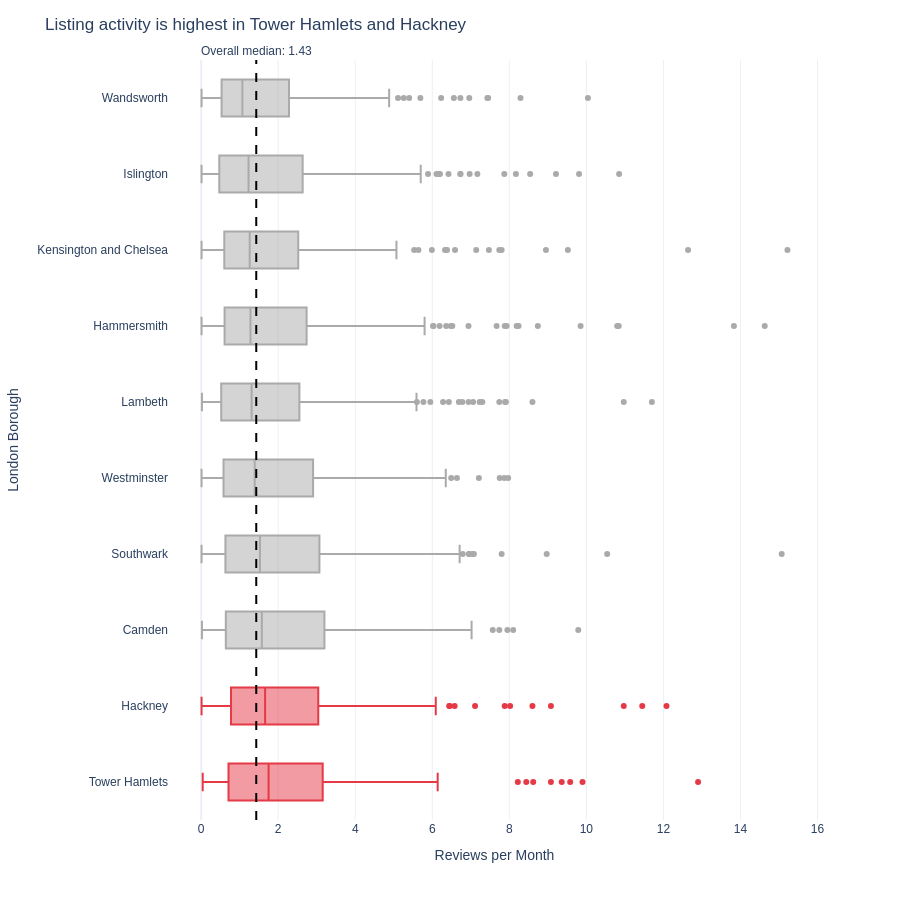

Notebook cell for this chart:
### Markdown cell above
## Task 2 — Box plot: listing activity by borough

**What to build:** A **horizontal box plot** comparing listing activity (reviews per month) across London boroughs — reviews per month is a proxy for how frequently a listing is booked.

**Requirements:**
- Horizontal orientation (borough names are long)
- Sorted by median reviews per month (most active at top)
- Highlight the **two most active** boroughs in a different colour
- Outliers shown as individual points
- Insight title naming the two busiest boroughs

> 💡 Some listings have zero reviews — these are new or inactive listings. Filter them out with before plotting

### Code cell
# Task 2 — Box plot: listing activity by borough

# Remove listings with zero or missing reviews per month
activity_df = df[
    (df['reviews_per_month'] > 0) &
    (df['reviews_per_month'].notna()) &
    (df['neighbourhood'].notna())
].copy()

# Calculate median reviews per month for each borough
borough_medians = (
    activity_df.groupby('neighbourhood')['reviews_per_month']
    .median()
    .sort_values(ascending=False)
)

# Identify the two most active boroughs
top_two = borough_medians.head(2).index.tolist()

print("Two busiest boroughs:", top_two)

# Sort boroughs by median activity
borough_order = borough_medians.sort_values(ascending=True).index.tolist()

# Highlight the two busiest boroughs in red
colour_map = {
    borough: ('#E63946' if borough in top_two else '#AAAAAA')
    for borough in borough_order
}

# Create horizontal box plot
fig = px.box(
    activity_df,
    x='reviews_per_month',
    y='neighbourhood',
    color='neighbourhood',
    orientation='h',
    category_orders={'neighbourhood': borough_order},
    color_discrete_map=colour_map,
    points='outliers',
    labels={
        'reviews_per_month': 'Reviews per Month',
        'neighbourhood': 'London Borough'
    },
    height=900,
    template='plotly_white'
)

# Calculate overall median
overall_median = activity_df['reviews_per_month'].median()

# Add overall median reference line
fig.add_vline(
    x=overall_median,
    line_dash='dash',
    line_color='black',
    annotation_text=f'Overall median: {overall_median:.2f}',
    annotation_position='top'
)

# Add chart title and formatting
fig.update_layout(
    title=f"Listing activity is highest in {top_two[0]} and {top_two[1]}",
    xaxis_title='Reviews per Month',
    yaxis_title='London Borough',
    font=dict(family='Arial', size=12),
    showlegend=False
)

fig.show()

### Figure 1 — Plotly figure (JSON) as saved in the notebook; plotly's stock layout.template omitted (floating-point values rounded to 4 significant figures; data arrays with more than 128 entries replaced by an {"elided": "..."} marker saying what was removed)
{"data": [{"alignmentgroup": "True", "boxpoints": "outliers", "hovertemplate": "London Borough=%{y}<br>Reviews per Month=%{x}<extra></extra>", "legendgroup": "Wandsworth", "marker": {"color": "#AAAAAA"}, "name": "Wandsworth", "notched": false, "offsetgroup": "Wandsworth", "orientation": "h", "showlegend": true, "type": "box", "x": {"elided": "226 float values"}, "x0": " ", "xaxis": "x", "y": {"elided": "226 str values"}, "y0": " ", "yaxis": "y"}, {"alignmentgroup": "True", "boxpoints": "outliers", "hovertemplate": "London Borough=%{y}<br>Reviews per Month=%{x}<extra></extra>", "legendgroup": "Islington", "marker": {"color": "#AAAAAA"}, "name": "Islington", "notched": false, "offsetgroup": "Islington", "orientation": "h", "showlegend": true, "type": "box", "x": {"elided": "241 float values"}, "x0": " ", "xaxis": "x", "y": {"elided": "241 str values"}, "y0": " ", "yaxis": "y"}, {"alignmentgroup": "True", "boxpoints": "outliers", "hovertemplate": "London Borough=%{y}<br>Reviews per Month=%{x}<extra></extra>", "legendgroup": "Kensington and Chelsea", "marker": {"color": "#AAAAAA"}, "name": "Kensington and Chelsea", "notched": false, "offsetgroup": "Kensington and Chelsea", "orientation": "h", "showlegend": true, "type": "box", "x": {"elided": "246 float values"}, "x0": " ", "xaxis": "x", "y": {"elided": "246 str values"}, "y0": " ", "yaxis": "y"}, {"alignmentgroup": "True", "boxpoints": "outliers", "hovertemplate": "London Borough=%{y}<br>Reviews per Month=%{x}<extra></extra>", "legendgroup": "Hammersmith", "marker": {"color": "#AAAAAA"}, "name": "Hammersmith", "notched": false, "offsetgroup": "Hammersmith", "orientation": "h", "showlegend": true, "type": "box", "x": {"elided": "245 float values"}, "x0": " ", "xaxis": "x", "y": {"elided": "245 str values"}, "y0": " ", "yaxis": "y"}, {"alignmentgroup": "True", "boxpoints": "outliers", "hovertemplate": "London Borough=%{y}<br>Reviews per Month=%{x}<extra></extra>", "legendgroup": "Lambeth", "marker": {"color": "#AAAAAA"}, "name": "Lambeth", "notched": false, "offsetgroup": "Lambeth", "orientation": "h", "showlegend": true, "type": "box", "x": {"elided": "250 float values"}, "x0": " ", "xaxis": "x", "y": {"elided": "250 str values"}, "y0": " ", "yaxis": "y"}, {"alignmentgroup": "True", "boxpoints": "outliers", "hovertemplate": "London Borough=%{y}<br>Reviews per Month=%{x}<extra></extra>", "legendgroup": "Westminster", "marker": {"color": "#AAAAAA"}, "name": "Westminster", "notched": false, "offsetgroup": "Westminster", "orientation": "h", "showlegend": true, "type": "box", "x": {"elided": "260 float values"}, "x0": " ", "xaxis": "x", "y": {"elided": "260 str values"}, "y0": " ", "yaxis": "y"}, {"alignmentgroup": "True", "boxpoints": "outliers", "hovertemplate": "London Borough=%{y}<br>Reviews per Month=%{x}<extra></extra>", "legendgroup": "Southwark", "marker": {"color": "#AAAAAA"}, "name": "Southwark", "notched": false, "offsetgroup": "Southwark", "orientation": "h", "showlegend": true, "type": "box", "x": {"elided": "270 float values"}, "x0": " ", "xaxis": "x", "y": {"elided": "270 str values"}, "y0": " ", "yaxis": "y"}, {"alignmentgroup": "True", "boxpoints": "outliers", "hovertemplate": "London Borough=%{y}<br>Reviews per Month=%{x}<extra></extra>", "legendgroup": "Camden", "marker": {"color": "#AAAAAA"}, "name": "Camden", "notched": false, "offsetgroup": "Camden", "orientation": "h", "showlegend": true, "type": "box", "x": {"elided": "246 float values"}, "x0": " ", "xaxis": "x", "y": {"elided": "246 str values"}, "y0": " ", "yaxis": "y"}, {"alignmentgroup": "True", "boxpoints": "outliers", "hovertemplate": "London Borough=%{y}<br>Reviews per Month=%{x}<extra></extra>", "legendgroup": "Hackney", "marker": {"color": "#E63946"}, "name": "Hackney", "notched": false, "offsetgroup": "Hackney", "orientation": "h", "showlegend": true, "type": "box", "x": {"elided": "252 float values"}, "x0": " ", "xaxis": "x", "y": {"elided": "252 str values"}, "y0": " ", "yaxis": "y"}, {"alignmentgroup": "True", "boxpoints": "outliers", "hovertemplate": "London Borough=%{y}<br>Reviews per Month=%{x}<extra></extra>", "legendgroup": "Tower Hamlets", "marker": {"color": "#E63946"}, "name": "Tower Hamlets", "notched": false, "offsetgroup": "Tower Hamlets", "orientation": "h", "showlegend": true, "type": "box", "x": {"elided": "259 float values"}, "x0": " ", "xaxis": "x", "y": {"elided": "259 str values"}, "y0": " ", "yaxis": "y"}], "layout": {"annotations": [{"showarrow": false, "text": "Overall median: 1.43", "x": 1.43, "xanchor": "center", "xref": "x", "y": 1, "yanchor": "bottom", "yref": "y domain"}], "boxmode": "overlay", "font": {"family": "Arial", "size": 12}, "height": 900, "legend": {"title": {"text": "London Borough"}, "tracegroupgap": 0}, "margin": {"t": 60}, "shapes": [{"line": {"color": "black", "dash": "dash"}, "type": "line", "x0": 1.43, "x1": 1.43, "xref": "x", "y0": 0, "y1": 1, "yref": "y domain"}], "showlegend": false, "title": {"text": "Listing activity is highest in Tower Hamlets and Hackney"}, "xaxis": {"anchor": "y", "domain": [0, 1], "title": {"text": "Reviews per Month"}}, "yaxis": {"anchor": "x", "categoryarray": ["Tower Hamlets", "Hackney", "Camden", "Southwark", "Westminster", "Lambeth", "Hammersmith", "Kensington and Chelsea", "Islington", "Wandsworth"], "categoryorder": "array", "domain": [0, 1], "title": {"text": "London Borough"}}}}
